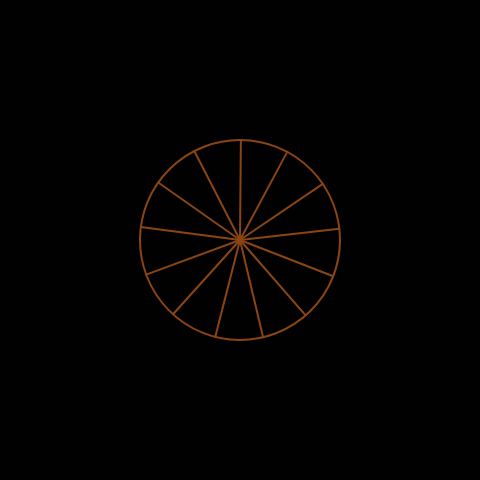
Frame 1 (no input)
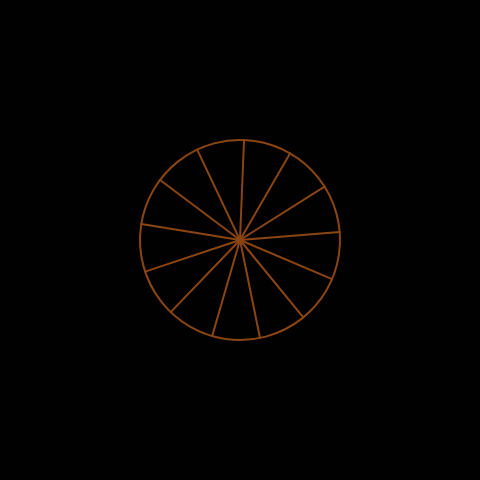
Frame 60 (no input)
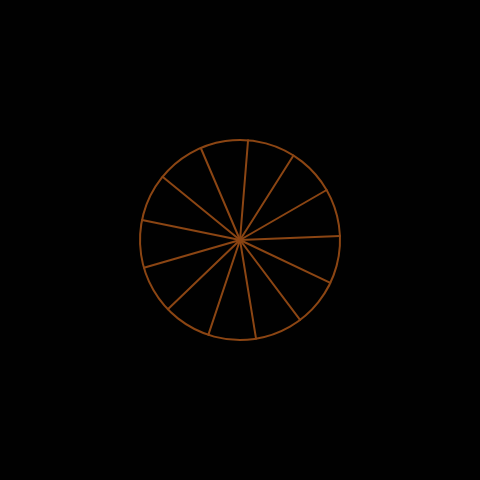
Frame 120 (the mouse pressed at the canvas centre since frame 60)

The p5.js sketch that drew these frames (run headless with seeded random() and noise() and a simulated clock; from frame 60 on, the mouse is pressed at the canvas centre):

// p5.js sketch
// ── sketch.js
var angle = 0;
var DEGREES_PER_FRAME = 0.5;

function setup() {
  createCanvas(480, 480);
  ellipseMode(RADIUS);
  angleMode(DEGREES);
}

function draw() {
  background(1);

  angle = angle + DEGREES_PER_FRAME;
  drawWheelFrame(240, 240, 50, 12, angle);
}

function drawWheelFrame(x, y, radius, spokeCount, angle) {
  push();

  translate(x, y);
  rotate(angle);

  drawWheel(0, 0, 100, 13);
  pop();
}

function drawWheel(x, y, radius, spokeCount) {
  var degreesPerTurn = 360 / spokeCount;
  var i = 0;

  push();
  translate(x, y);

  stroke(139, 69, 19);
  strokeWeight(2);
  noFill();

  ellipse(0, 0, radius, radius);

  while (i < spokeCount) {
    line(0, 0, 0, 0 - radius);
    rotate(degreesPerTurn);
    i++;
  }

  pop();
}
